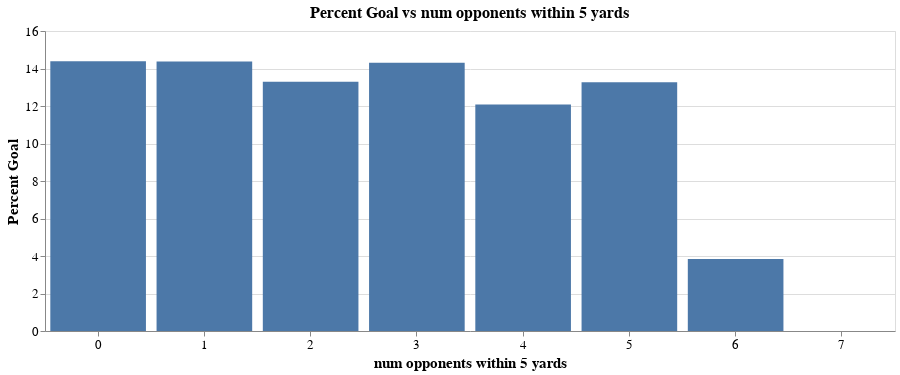

Write notebook code for a chart like this one.
### Markdown cell above
#### 2.3.2 Percent goals by num opponents within 5 yards

### Code cell
plot_percent_goal_vs_attr("num opponents within 5 yards", "bar")

### Figure 1 — Vega-Lite specification as saved in the notebook (floating-point values rounded to 4 significant figures)
{"$schema": "https://vega.github.io/schema/vega-lite/v3.4.0.json", "config": {"axis": {"labelFontSize": 13, "titleFontSize": 15}, "mark": {"tooltip": null}, "title": {"fontSize": 16}, "view": {"height": 300, "width": 400}}, "data": {"name": "data-c934cc2aef801e18f320842986017c2d"}, "datasets": {"data-c934cc2aef801e18f320842986017c2d": [{"Goal": 202, "No Goal": 1202, "Percent Goal": 14.39, "num opponents within 5 yards": 0}, {"Goal": 359, "No Goal": 2138, "Percent Goal": 14.37, "num opponents within 5 yards": 1}, {"Goal": 268, "No Goal": 1746, "Percent Goal": 13.29, "num opponents within 5 yards": 2}, {"Goal": 121, "No Goal": 722, "Percent Goal": 14.3, "num opponents within 5 yards": 3}, {"Goal": 40, "No Goal": 287, "Percent Goal": 12.08, "num opponents within 5 yards": 4}, {"Goal": 13, "No Goal": 80, "Percent Goal": 13.27, "num opponents within 5 yards": 5}, {"Goal": 1, "No Goal": 19, "Percent Goal": 3.846, "num opponents within 5 yards": 6}, {"Goal": 0, "No Goal": 2, "Percent Goal": 0, "num opponents within 5 yards": 7}]}, "encoding": {"x": {"axis": {"labelAngle": 0, "title": "num opponents within 5 yards"}, "field": "num opponents within 5 yards", "type": "nominal"}, "y": {"axis": {"title": "Percent Goal"}, "field": "Percent Goal", "type": "quantitative"}}, "height": 300, "mark": "bar", "title": "Percent Goal vs num opponents within 5 yards", "width": 850}
